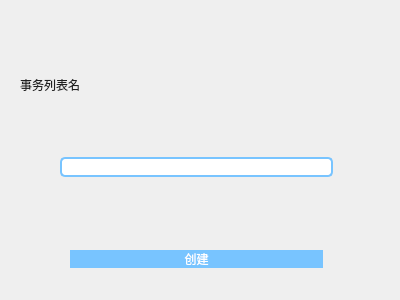
<?xml version="1.0" encoding="UTF-8"?>
<ui version="4.0">
 <class>AddTaskList</class>
 <widget class="QDialog" name="AddTaskList">
  <property name="geometry">
   <rect>
    <x>0</x>
    <y>0</y>
    <width>400</width>
    <height>300</height>
   </rect>
  </property>
  <property name="windowTitle">
   <string>新建事务列表</string>
  </property>
  <widget class="QWidget" name="verticalLayoutWidget">
   <property name="geometry">
    <rect>
     <x>10</x>
     <y>13</y>
     <width>373</width>
     <height>261</height>
    </rect>
   </property>
   <layout class="QVBoxLayout" name="verticalLayout" stretch="2,2,1,2">
    <property name="sizeConstraint">
     <enum>QLayout::SetNoConstraint</enum>
    </property>
    <property name="leftMargin">
     <number>10</number>
    </property>
    <property name="topMargin">
     <number>5</number>
    </property>
    <property name="rightMargin">
     <number>10</number>
    </property>
    <property name="bottomMargin">
     <number>5</number>
    </property>
    <item>
     <widget class="QLabel" name="label">
      <property name="styleSheet">
       <string notr="true">font: 20 14pt '微软雅黑 Light';
color: rgb(31,31,31);</string>
      </property>
      <property name="text">
       <string>事务列表名</string>
      </property>
      <property name="alignment">
       <set>Qt::AlignLeading|Qt::AlignLeft|Qt::AlignVCenter</set>
      </property>
     </widget>
    </item>
    <item>
     <layout class="QHBoxLayout" name="horizontalLayout" stretch="0,3,0">
      <property name="sizeConstraint">
       <enum>QLayout::SetNoConstraint</enum>
      </property>
      <item>
       <spacer name="horizontalSpacer">
        <property name="orientation">
         <enum>Qt::Horizontal</enum>
        </property>
        <property name="sizeHint" stdset="0">
         <size>
          <width>40</width>
          <height>20</height>
         </size>
        </property>
       </spacer>
      </item>
      <item>
       <widget class="QLineEdit" name="input_tasklist_name">
        <property name="styleSheet">
         <string notr="true">font: 25 13pt '微软雅黑 Light';
color: rgb(31,31,31);
padding-left:20px;
border:2px solid rgb(120,196,255);
border-radius:5px;</string>
        </property>
       </widget>
      </item>
      <item>
       <spacer name="horizontalSpacer_5">
        <property name="orientation">
         <enum>Qt::Horizontal</enum>
        </property>
        <property name="sizeHint" stdset="0">
         <size>
          <width>40</width>
          <height>20</height>
         </size>
        </property>
       </spacer>
      </item>
     </layout>
    </item>
    <item>
     <spacer name="verticalSpacer">
      <property name="orientation">
       <enum>Qt::Vertical</enum>
      </property>
      <property name="sizeHint" stdset="0">
       <size>
        <width>20</width>
        <height>35</height>
       </size>
      </property>
     </spacer>
    </item>
    <item>
     <layout class="QHBoxLayout" name="horizontalLayout_2" stretch="1,5,1">
      <property name="sizeConstraint">
       <enum>QLayout::SetNoConstraint</enum>
      </property>
      <item>
       <spacer name="horizontalSpacer_3">
        <property name="orientation">
         <enum>Qt::Horizontal</enum>
        </property>
        <property name="sizeHint" stdset="0">
         <size>
          <width>40</width>
          <height>20</height>
         </size>
        </property>
       </spacer>
      </item>
      <item>
       <widget class="QPushButton" name="btn_create">
        <property name="styleSheet">
         <string notr="true">QPushButton{
font: 25 14pt '微软雅黑 Light';
color: rgb(255,255,255);
background-color: rgb(120,196,255);
border: none;border-radius:15px;
}QPushButton:hover{
background-color: rgb(22,218,208);
}
QPushButton:pressed{
background-color: rgb(17,171,164);
}</string>
        </property>
        <property name="text">
         <string>创建</string>
        </property>
       </widget>
      </item>
      <item>
       <spacer name="horizontalSpacer_4">
        <property name="orientation">
         <enum>Qt::Horizontal</enum>
        </property>
        <property name="sizeHint" stdset="0">
         <size>
          <width>40</width>
          <height>20</height>
         </size>
        </property>
       </spacer>
      </item>
     </layout>
    </item>
   </layout>
  </widget>
 </widget>
 <resources/>
 <connections/>
</ui>
